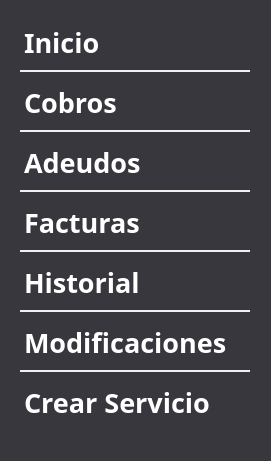
  <widget class="QFrame" name="frame">
   <property name="geometry">
    <rect>
     <x>30</x>
     <y>160</y>
     <width>271</width>
     <height>461</height>
    </rect>
   </property>
   <property name="styleSheet">
    <string notr="true">QFrame {
    background-color: #37373d;  /* Color de fondo semitransparente */
    border-radius: 30px;                         /* Bordes redondeados */
   
}</string>
   </property>
   <property name="frameShape">
    <enum>QFrame::StyledPanel</enum>
   </property>
   <property name="frameShadow">
    <enum>QFrame::Raised</enum>
   </property>
   <widget class="QTextBrowser" name="menuOption1">
    <property name="geometry">
     <rect>
      <x>20</x>
      <y>20</y>
      <width>101</width>
      <height>51</height>
     </rect>
    </property>
    <property name="palette">
     <palette>
      <active>
       <colorrole role="Button">
        <brush brushstyle="SolidPattern">
         <color alpha="255">
          <red>55</red>
          <green>55</green>
          <blue>61</blue>
         </color>
        </brush>
       </colorrole>
       <colorrole role="Text">
        <brush brushstyle="SolidPattern">
         <color alpha="255">
          <red>255</red>
          <green>255</green>
          <blue>255</blue>
         </color>
        </brush>
       </colorrole>
       <colorrole role="Base">
        <brush brushstyle="SolidPattern">
         <color alpha="255">
          <red>55</red>
          <green>55</green>
          <blue>61</blue>
         </color>
        </brush>
       </colorrole>
       <colorrole role="Window">
        <brush brushstyle="SolidPattern">
         <color alpha="255">
          <red>55</red>
          <green>55</green>
          <blue>61</blue>
         </color>
        </brush>
       </colorrole>
      </active>
      <inactive>
       <colorrole role="Button">
        <brush brushstyle="SolidPattern">
         <color alpha="255">
          <red>55</red>
          <green>55</green>
          <blue>61</blue>
         </color>
        </brush>
       </colorrole>
       <colorrole role="Text">
        <brush brushstyle="SolidPattern">
         <color alpha="255">
          <red>255</red>
          <green>255</green>
          <blue>255</blue>
         </color>
        </brush>
       </colorrole>
       <colorrole role="Base">
        <brush brushstyle="SolidPattern">
         <color alpha="255">
          <red>55</red>
          <green>55</green>
          <blue>61</blue>
         </color>
        </brush>
       </colorrole>
       <colorrole role="Window">
        <brush brushstyle="SolidPattern">
         <color alpha="255">
          <red>55</red>
          <green>55</green>
          <blue>61</blue>
         </color>
        </brush>
       </colorrole>
      </inactive>
      <disabled>
       <colorrole role="Button">
        <brush brushstyle="SolidPattern">
         <color alpha="255">
          <red>55</red>
          <green>55</green>
          <blue>61</blue>
         </color>
        </brush>
       </colorrole>
       <colorrole role="Text">
        <brush brushstyle="SolidPattern">
         <color alpha="255">
          <red>120</red>
          <green>120</green>
          <blue>120</blue>
         </color>
        </brush>
       </colorrole>
       <colorrole role="Base">
        <brush brushstyle="SolidPattern">
         <color alpha="255">
          <red>55</red>
          <green>55</green>
          <blue>61</blue>
         </color>
        </brush>
       </colorrole>
       <colorrole role="Window">
        <brush brushstyle="SolidPattern">
         <color alpha="255">
          <red>55</red>
          <green>55</green>
          <blue>61</blue>
         </color>
        </brush>
       </colorrole>
      </disabled>
     </palette>
    </property>
    <property name="font">
     <font>
      <family>Montserrat</family>
      <pointsize>10</pointsize>
      <weight>75</weight>
      <bold>true</bold>
     </font>
    </property>
    <property name="html">
     <string>&lt;!DOCTYPE HTML PUBLIC &quot;-//W3C//DTD HTML 4.0//EN&quot; &quot;http://www.w3.org/TR/REC-html40/strict.dtd&quot;&gt;
&lt;html&gt;&lt;head&gt;&lt;meta name=&quot;qrichtext&quot; content=&quot;1&quot; /&gt;&lt;style type=&quot;text/css&quot;&gt;
p, li { white-space: pre-wrap; }
&lt;/style&gt;&lt;/head&gt;&lt;body style=&quot; font-family:'Montserrat'; font-size:10pt; font-weight:600; font-style:normal;&quot;&gt;
&lt;p style=&quot; margin-top:0px; margin-bottom:0px; margin-left:0px; margin-right:0px; -qt-block-indent:0; text-indent:0px;&quot;&gt;&lt;span style=&quot; font-size:20pt;&quot;&gt;Inicio&lt;/span&gt;&lt;/p&gt;&lt;/body&gt;&lt;/html&gt;</string>
    </property>
   </widget>
   <widget class="QTextBrowser" name="menuOption2">
    <property name="geometry">
     <rect>
      <x>20</x>
      <y>80</y>
      <width>121</width>
      <height>51</height>
     </rect>
    </property>
    <property name="palette">
     <palette>
      <active>
       <colorrole role="Button">
        <brush brushstyle="SolidPattern">
         <color alpha="255">
          <red>55</red>
          <green>55</green>
          <blue>61</blue>
         </color>
        </brush>
       </colorrole>
       <colorrole role="Text">
        <brush brushstyle="SolidPattern">
         <color alpha="255">
          <red>255</red>
          <green>255</green>
          <blue>255</blue>
         </color>
        </brush>
       </colorrole>
       <colorrole role="Base">
        <brush brushstyle="SolidPattern">
         <color alpha="255">
          <red>55</red>
          <green>55</green>
          <blue>61</blue>
         </color>
        </brush>
       </colorrole>
       <colorrole role="Window">
        <brush brushstyle="SolidPattern">
         <color alpha="255">
          <red>55</red>
          <green>55</green>
          <blue>61</blue>
         </color>
        </brush>
       </colorrole>
      </active>
      <inactive>
       <colorrole role="Button">
        <brush brushstyle="SolidPattern">
         <color alpha="255">
          <red>55</red>
          <green>55</green>
          <blue>61</blue>
         </color>
        </brush>
       </colorrole>
       <colorrole role="Text">
        <brush brushstyle="SolidPattern">
         <color alpha="255">
          <red>255</red>
          <green>255</green>
          <blue>255</blue>
         </color>
        </brush>
       </colorrole>
       <colorrole role="Base">
        <brush brushstyle="SolidPattern">
         <color alpha="255">
          <red>55</red>
          <green>55</green>
          <blue>61</blue>
         </color>
        </brush>
       </colorrole>
       <colorrole role="Window">
        <brush brushstyle="SolidPattern">
         <color alpha="255">
          <red>55</red>
          <green>55</green>
          <blue>61</blue>
         </color>
        </brush>
       </colorrole>
      </inactive>
      <disabled>
       <colorrole role="Button">
        <brush brushstyle="SolidPattern">
         <color alpha="255">
          <red>55</red>
          <green>55</green>
          <blue>61</blue>
         </color>
        </brush>
       </colorrole>
       <colorrole role="Text">
        <brush brushstyle="SolidPattern">
         <color alpha="255">
          <red>120</red>
          <green>120</green>
          <blue>120</blue>
         </color>
        </brush>
       </colorrole>
       <colorrole role="Base">
        <brush brushstyle="SolidPattern">
         <color alpha="255">
          <red>55</red>
          <green>55</green>
          <blue>61</blue>
         </color>
        </brush>
       </colorrole>
       <colorrole role="Window">
        <brush brushstyle="SolidPattern">
         <color alpha="255">
          <red>55</red>
          <green>55</green>
          <blue>61</blue>
         </color>
        </brush>
       </colorrole>
      </disabled>
     </palette>
    </property>
    <property name="font">
     <font>
      <family>Montserrat</family>
      <pointsize>10</pointsize>
     </font>
    </property>
    <property name="html">
     <string>&lt;!DOCTYPE HTML PUBLIC &quot;-//W3C//DTD HTML 4.0//EN&quot; &quot;http://www.w3.org/TR/REC-html40/strict.dtd&quot;&gt;
&lt;html&gt;&lt;head&gt;&lt;meta name=&quot;qrichtext&quot; content=&quot;1&quot; /&gt;&lt;style type=&quot;text/css&quot;&gt;
p, li { white-space: pre-wrap; }
&lt;/style&gt;&lt;/head&gt;&lt;body style=&quot; font-family:'Montserrat'; font-size:10pt; font-weight:400; font-style:normal;&quot;&gt;
&lt;p style=&quot; margin-top:0px; margin-bottom:0px; margin-left:0px; margin-right:0px; -qt-block-indent:0; text-indent:0px;&quot;&gt;&lt;span style=&quot; font-size:20pt; font-weight:600;&quot;&gt;Cobros&lt;/span&gt;&lt;/p&gt;&lt;/body&gt;&lt;/html&gt;</string>
    </property>
   </widget>
   <widget class="QTextBrowser" name="menuOption3">
    <property name="geometry">
     <rect>
      <x>20</x>
      <y>140</y>
      <width>161</width>
      <height>51</height>
     </rect>
    </property>
    <property name="palette">
     <palette>
      <active>
       <colorrole role="Button">
        <brush brushstyle="SolidPattern">
         <color alpha="255">
          <red>55</red>
          <green>55</green>
          <blue>61</blue>
         </color>
        </brush>
       </colorrole>
       <colorrole role="Text">
        <brush brushstyle="SolidPattern">
         <color alpha="255">
          <red>255</red>
          <green>255</green>
          <blue>255</blue>
         </color>
        </brush>
       </colorrole>
       <colorrole role="Base">
        <brush brushstyle="SolidPattern">
         <color alpha="255">
          <red>55</red>
          <green>55</green>
          <blue>61</blue>
         </color>
        </brush>
       </colorrole>
       <colorrole role="Window">
        <brush brushstyle="SolidPattern">
         <color alpha="255">
          <red>55</red>
          <green>55</green>
          <blue>61</blue>
         </color>
        </brush>
       </colorrole>
      </active>
      <inactive>
       <colorrole role="Button">
        <brush brushstyle="SolidPattern">
         <color alpha="255">
          <red>55</red>
          <green>55</green>
          <blue>61</blue>
         </color>
        </brush>
       </colorrole>
       <colorrole role="Text">
        <brush brushstyle="SolidPattern">
         <color alpha="255">
          <red>255</red>
          <green>255</green>
          <blue>255</blue>
         </color>
        </brush>
       </colorrole>
       <colorrole role="Base">
        <brush brushstyle="SolidPattern">
         <color alpha="255">
          <red>55</red>
          <green>55</green>
          <blue>61</blue>
         </color>
        </brush>
       </colorrole>
       <colorrole role="Window">
        <brush brushstyle="SolidPattern">
         <color alpha="255">
          <red>55</red>
          <green>55</green>
          <blue>61</blue>
         </color>
        </brush>
       </colorrole>
      </inactive>
      <disabled>
       <colorrole role="Button">
        <brush brushstyle="SolidPattern">
         <color alpha="255">
          <red>55</red>
          <green>55</green>
          <blue>61</blue>
         </color>
        </brush>
       </colorrole>
       <colorrole role="Text">
        <brush brushstyle="SolidPattern">
         <color alpha="255">
          <red>120</red>
          <green>120</green>
          <blue>120</blue>
         </color>
        </brush>
       </colorrole>
       <colorrole role="Base">
        <brush brushstyle="SolidPattern">
         <color alpha="255">
          <red>55</red>
          <green>55</green>
          <blue>61</blue>
         </color>
        </brush>
       </colorrole>
       <colorrole role="Window">
        <brush brushstyle="SolidPattern">
         <color alpha="255">
          <red>55</red>
          <green>55</green>
          <blue>61</blue>
         </color>
        </brush>
       </colorrole>
      </disabled>
     </palette>
    </property>
    <property name="font">
     <font>
      <family>Montserrat</family>
      <pointsize>10</pointsize>
     </font>
    </property>
    <property name="html">
     <string>&lt;!DOCTYPE HTML PUBLIC &quot;-//W3C//DTD HTML 4.0//EN&quot; &quot;http://www.w3.org/TR/REC-html40/strict.dtd&quot;&gt;
&lt;html&gt;&lt;head&gt;&lt;meta name=&quot;qrichtext&quot; content=&quot;1&quot; /&gt;&lt;style type=&quot;text/css&quot;&gt;
p, li { white-space: pre-wrap; }
&lt;/style&gt;&lt;/head&gt;&lt;body style=&quot; font-family:'Montserrat'; font-size:10pt; font-weight:400; font-style:normal;&quot;&gt;
&lt;p style=&quot; margin-top:0px; margin-bottom:0px; margin-left:0px; margin-right:0px; -qt-block-indent:0; text-indent:0px;&quot;&gt;&lt;span style=&quot; font-size:20pt; font-weight:600;&quot;&gt;Adeudos&lt;/span&gt;&lt;/p&gt;&lt;/body&gt;&lt;/html&gt;</string>
    </property>
   </widget>
   <widget class="QTextBrowser" name="menuOption4">
    <property name="geometry">
     <rect>
      <x>20</x>
      <y>200</y>
      <width>161</width>
      <height>51</height>
     </rect>
    </property>
    <property name="palette">
     <palette>
      <active>
       <colorrole role="Button">
        <brush brushstyle="SolidPattern">
         <color alpha="255">
          <red>55</red>
          <green>55</green>
          <blue>61</blue>
         </color>
        </brush>
       </colorrole>
       <colorrole role="Text">
        <brush brushstyle="SolidPattern">
         <color alpha="255">
          <red>255</red>
          <green>255</green>
          <blue>255</blue>
         </color>
        </brush>
       </colorrole>
       <colorrole role="Base">
        <brush brushstyle="SolidPattern">
         <color alpha="255">
          <red>55</red>
          <green>55</green>
          <blue>61</blue>
         </color>
        </brush>
       </colorrole>
       <colorrole role="Window">
        <brush brushstyle="SolidPattern">
         <color alpha="255">
          <red>55</red>
          <green>55</green>
          <blue>61</blue>
         </color>
        </brush>
       </colorrole>
      </active>
      <inactive>
       <colorrole role="Button">
        <brush brushstyle="SolidPattern">
         <color alpha="255">
          <red>55</red>
          <green>55</green>
          <blue>61</blue>
         </color>
        </brush>
       </colorrole>
       <colorrole role="Text">
        <brush brushstyle="SolidPattern">
         <color alpha="255">
          <red>255</red>
          <green>255</green>
          <blue>255</blue>
         </color>
        </brush>
       </colorrole>
       <colorrole role="Base">
        <brush brushstyle="SolidPattern">
         <color alpha="255">
          <red>55</red>
          <green>55</green>
          <blue>61</blue>
         </color>
        </brush>
       </colorrole>
       <colorrole role="Window">
        <brush brushstyle="SolidPattern">
         <color alpha="255">
          <red>55</red>
          <green>55</green>
          <blue>61</blue>
         </color>
        </brush>
       </colorrole>
      </inactive>
      <disabled>
       <colorrole role="Button">
        <brush brushstyle="SolidPattern">
         <color alpha="255">
          <red>55</red>
          <green>55</green>
          <blue>61</blue>
         </color>
        </brush>
       </colorrole>
       <colorrole role="Text">
        <brush brushstyle="SolidPattern">
         <color alpha="255">
          <red>120</red>
          <green>120</green>
          <blue>120</blue>
         </color>
        </brush>
       </colorrole>
       <colorrole role="Base">
        <brush brushstyle="SolidPattern">
         <color alpha="255">
          <red>55</red>
          <green>55</green>
          <blue>61</blue>
         </color>
        </brush>
       </colorrole>
       <colorrole role="Window">
        <brush brushstyle="SolidPattern">
         <color alpha="255">
          <red>55</red>
          <green>55</green>
          <blue>61</blue>
         </color>
        </brush>
       </colorrole>
      </disabled>
     </palette>
    </property>
    <property name="font">
     <font>
      <family>Montserrat</family>
      <pointsize>10</pointsize>
     </font>
    </property>
    <property name="html">
     <string>&lt;!DOCTYPE HTML PUBLIC &quot;-//W3C//DTD HTML 4.0//EN&quot; &quot;http://www.w3.org/TR/REC-html40/strict.dtd&quot;&gt;
&lt;html&gt;&lt;head&gt;&lt;meta name=&quot;qrichtext&quot; content=&quot;1&quot; /&gt;&lt;style type=&quot;text/css&quot;&gt;
p, li { white-space: pre-wrap; }
&lt;/style&gt;&lt;/head&gt;&lt;body style=&quot; font-family:'Montserrat'; font-size:10pt; font-weight:400; font-style:normal;&quot;&gt;
&lt;p style=&quot; margin-top:0px; margin-bottom:0px; margin-left:0px; margin-right:0px; -qt-block-indent:0; text-indent:0px;&quot;&gt;&lt;span style=&quot; font-size:20pt; font-weight:600;&quot;&gt;Facturas&lt;/span&gt;&lt;/p&gt;&lt;/body&gt;&lt;/html&gt;</string>
    </property>
   </widget>
   <widget class="QTextBrowser" name="menuOption5">
    <property name="geometry">
     <rect>
      <x>20</x>
      <y>260</y>
      <width>161</width>
      <height>51</height>
     </rect>
    </property>
    <property name="palette">
     <palette>
      <active>
       <colorrole role="Button">
        <brush brushstyle="SolidPattern">
         <color alpha="255">
          <red>55</red>
          <green>55</green>
          <blue>61</blue>
         </color>
        </brush>
       </colorrole>
       <colorrole role="Text">
        <brush brushstyle="SolidPattern">
         <color alpha="255">
          <red>255</red>
          <green>255</green>
          <blue>255</blue>
         </color>
        </brush>
       </colorrole>
       <colorrole role="Base">
        <brush brushstyle="SolidPattern">
         <color alpha="255">
          <red>55</red>
          <green>55</green>
          <blue>61</blue>
         </color>
        </brush>
       </colorrole>
       <colorrole role="Window">
        <brush brushstyle="SolidPattern">
         <color alpha="255">
          <red>55</red>
          <green>55</green>
          <blue>61</blue>
         </color>
        </brush>
       </colorrole>
      </active>
      <inactive>
       <colorrole role="Button">
        <brush brushstyle="SolidPattern">
         <color alpha="255">
          <red>55</red>
          <green>55</green>
          <blue>61</blue>
         </color>
        </brush>
       </colorrole>
       <colorrole role="Text">
        <brush brushstyle="SolidPattern">
         <color alpha="255">
          <red>255</red>
          <green>255</green>
          <blue>255</blue>
         </color>
        </brush>
       </colorrole>
       <colorrole role="Base">
        <brush brushstyle="SolidPattern">
         <color alpha="255">
          <red>55</red>
          <green>55</green>
          <blue>61</blue>
         </color>
        </brush>
       </colorrole>
       <colorrole role="Window">
        <brush brushstyle="SolidPattern">
         <color alpha="255">
          <red>55</red>
          <green>55</green>
          <blue>61</blue>
         </color>
        </brush>
       </colorrole>
      </inactive>
      <disabled>
       <colorrole role="Button">
        <brush brushstyle="SolidPattern">
         <color alpha="255">
          <red>55</red>
          <green>55</green>
          <blue>61</blue>
         </color>
        </brush>
       </colorrole>
       <colorrole role="Text">
        <brush brushstyle="SolidPattern">
         <color alpha="255">
          <red>120</red>
          <green>120</green>
          <blue>120</blue>
         </color>
        </brush>
       </colorrole>
       <colorrole role="Base">
        <brush brushstyle="SolidPattern">
         <color alpha="255">
          <red>55</red>
          <green>55</green>
          <blue>61</blue>
         </color>
        </brush>
       </colorrole>
       <colorrole role="Window">
        <brush brushstyle="SolidPattern">
         <color alpha="255">
          <red>55</red>
          <green>55</green>
          <blue>61</blue>
         </color>
        </brush>
       </colorrole>
      </disabled>
     </palette>
    </property>
    <property name="font">
     <font>
      <family>Montserrat</family>
      <pointsize>10</pointsize>
     </font>
    </property>
    <property name="html">
     <string>&lt;!DOCTYPE HTML PUBLIC &quot;-//W3C//DTD HTML 4.0//EN&quot; &quot;http://www.w3.org/TR/REC-html40/strict.dtd&quot;&gt;
&lt;html&gt;&lt;head&gt;&lt;meta name=&quot;qrichtext&quot; content=&quot;1&quot; /&gt;&lt;style type=&quot;text/css&quot;&gt;
p, li { white-space: pre-wrap; }
&lt;/style&gt;&lt;/head&gt;&lt;body style=&quot; font-family:'Montserrat'; font-size:10pt; font-weight:400; font-style:normal;&quot;&gt;
&lt;p style=&quot; margin-top:0px; margin-bottom:0px; margin-left:0px; margin-right:0px; -qt-block-indent:0; text-indent:0px;&quot;&gt;&lt;span style=&quot; font-size:20pt; font-weight:600;&quot;&gt;Historial&lt;/span&gt;&lt;/p&gt;&lt;/body&gt;&lt;/html&gt;</string>
    </property>
   </widget>
   <widget class="QTextBrowser" name="menuOption6">
    <property name="geometry">
     <rect>
      <x>20</x>
      <y>320</y>
      <width>231</width>
      <height>51</height>
     </rect>
    </property>
    <property name="palette">
     <palette>
      <active>
       <colorrole role="Button">
        <brush brushstyle="SolidPattern">
         <color alpha="255">
          <red>55</red>
          <green>55</green>
          <blue>61</blue>
         </color>
        </brush>
       </colorrole>
       <colorrole role="Text">
        <brush brushstyle="SolidPattern">
         <color alpha="255">
          <red>255</red>
          <green>255</green>
          <blue>255</blue>
         </color>
        </brush>
       </colorrole>
       <colorrole role="Base">
        <brush brushstyle="SolidPattern">
         <color alpha="255">
          <red>55</red>
          <green>55</green>
          <blue>61</blue>
         </color>
        </brush>
       </colorrole>
       <colorrole role="Window">
        <brush brushstyle="SolidPattern">
         <color alpha="255">
          <red>55</red>
          <green>55</green>
          <blue>61</blue>
         </color>
        </brush>
       </colorrole>
      </active>
      <inactive>
       <colorrole role="Button">
        <brush brushstyle="SolidPattern">
         <color alpha="255">
          <red>55</red>
          <green>55</green>
          <blue>61</blue>
         </color>
        </brush>
       </colorrole>
       <colorrole role="Text">
        <brush brushstyle="SolidPattern">
         <color alpha="255">
          <red>255</red>
          <green>255</green>
          <blue>255</blue>
         </color>
        </brush>
       </colorrole>
       <colorrole role="Base">
        <brush brushstyle="SolidPattern">
         <color alpha="255">
          <red>55</red>
          <green>55</green>
          <blue>61</blue>
         </color>
        </brush>
       </colorrole>
       <colorrole role="Window">
        <brush brushstyle="SolidPattern">
         <color alpha="255">
          <red>55</red>
          <green>55</green>
          <blue>61</blue>
         </color>
        </brush>
       </colorrole>
      </inactive>
      <disabled>
       <colorrole role="Button">
        <brush brushstyle="SolidPattern">
         <color alpha="255">
          <red>55</red>
          <green>55</green>
          <blue>61</blue>
         </color>
        </brush>
       </colorrole>
       <colorrole role="Text">
        <brush brushstyle="SolidPattern">
         <color alpha="255">
          <red>120</red>
          <green>120</green>
          <blue>120</blue>
         </color>
        </brush>
       </colorrole>
       <colorrole role="Base">
        <brush brushstyle="SolidPattern">
         <color alpha="255">
          <red>55</red>
          <green>55</green>
          <blue>61</blue>
         </color>
        </brush>
       </colorrole>
       <colorrole role="Window">
        <brush brushstyle="SolidPattern">
         <color alpha="255">
          <red>55</red>
          <green>55</green>
          <blue>61</blue>
         </color>
        </brush>
       </colorrole>
      </disabled>
     </palette>
    </property>
    <property name="font">
     <font>
      <family>Montserrat</family>
      <pointsize>10</pointsize>
     </font>
    </property>
    <property name="html">
     <string>&lt;!DOCTYPE HTML PUBLIC &quot;-//W3C//DTD HTML 4.0//EN&quot; &quot;http://www.w3.org/TR/REC-html40/strict.dtd&quot;&gt;
&lt;html&gt;&lt;head&gt;&lt;meta name=&quot;qrichtext&quot; content=&quot;1&quot; /&gt;&lt;style type=&quot;text/css&quot;&gt;
p, li { white-space: pre-wrap; }
&lt;/style&gt;&lt;/head&gt;&lt;body style=&quot; font-family:'Montserrat'; font-size:10pt; font-weight:400; font-style:normal;&quot;&gt;
&lt;p style=&quot; margin-top:0px; margin-bottom:0px; margin-left:0px; margin-right:0px; -qt-block-indent:0; text-indent:0px;&quot;&gt;&lt;span style=&quot; font-size:20pt; font-weight:600;&quot;&gt;Modificaciones&lt;/span&gt;&lt;/p&gt;&lt;/body&gt;&lt;/html&gt;</string>
    </property>
   </widget>
   <widget class="QTextBrowser" name="menuOption7">
    <property name="geometry">
     <rect>
      <x>20</x>
      <y>380</y>
      <width>231</width>
      <height>51</height>
     </rect>
    </property>
    <property name="palette">
     <palette>
      <active>
       <colorrole role="Button">
        <brush brushstyle="SolidPattern">
         <color alpha="255">
          <red>55</red>
          <green>55</green>
          <blue>61</blue>
         </color>
        </brush>
       </colorrole>
       <colorrole role="Text">
        <brush brushstyle="SolidPattern">
         <color alpha="255">
          <red>255</red>
          <green>255</green>
          <blue>255</blue>
         </color>
        </brush>
       </colorrole>
       <colorrole role="Base">
        <brush brushstyle="SolidPattern">
         <color alpha="255">
          <red>55</red>
          <green>55</green>
          <blue>61</blue>
         </color>
        </brush>
       </colorrole>
       <colorrole role="Window">
        <brush brushstyle="SolidPattern">
         <color alpha="255">
          <red>55</red>
          <green>55</green>
          <blue>61</blue>
         </color>
        </brush>
       </colorrole>
      </active>
      <inactive>
       <colorrole role="Button">
        <brush brushstyle="SolidPattern">
         <color alpha="255">
          <red>55</red>
          <green>55</green>
          <blue>61</blue>
         </color>
        </brush>
       </colorrole>
       <colorrole role="Text">
        <brush brushstyle="SolidPattern">
         <color alpha="255">
          <red>255</red>
          <green>255</green>
          <blue>255</blue>
         </color>
        </brush>
       </colorrole>
       <colorrole role="Base">
        <brush brushstyle="SolidPattern">
         <color alpha="255">
          <red>55</red>
          <green>55</green>
          <blue>61</blue>
         </color>
        </brush>
       </colorrole>
       <colorrole role="Window">
        <brush brushstyle="SolidPattern">
         <color alpha="255">
          <red>55</red>
          <green>55</green>
          <blue>61</blue>
         </color>
        </brush>
       </colorrole>
      </inactive>
      <disabled>
       <colorrole role="Button">
        <brush brushstyle="SolidPattern">
         <color alpha="255">
          <red>55</red>
          <green>55</green>
          <blue>61</blue>
         </color>
        </brush>
       </colorrole>
       <colorrole role="Text">
        <brush brushstyle="SolidPattern">
         <color alpha="255">
          <red>120</red>
          <green>120</green>
          <blue>120</blue>
         </color>
        </brush>
       </colorrole>
       <colorrole role="Base">
        <brush brushstyle="SolidPattern">
         <color alpha="255">
          <red>55</red>
          <green>55</green>
          <blue>61</blue>
         </color>
        </brush>
       </colorrole>
       <colorrole role="Window">
        <brush brushstyle="SolidPattern">
         <color alpha="255">
          <red>55</red>
          <green>55</green>
          <blue>61</blue>
         </color>
        </brush>
       </colorrole>
      </disabled>
     </palette>
    </property>
    <property name="font">
     <font>
      <family>Montserrat</family>
      <pointsize>10</pointsize>
     </font>
    </property>
    <property name="html">
     <string>&lt;!DOCTYPE HTML PUBLIC &quot;-//W3C//DTD HTML 4.0//EN&quot; &quot;http://www.w3.org/TR/REC-html40/strict.dtd&quot;&gt;
&lt;html&gt;&lt;head&gt;&lt;meta name=&quot;qrichtext&quot; content=&quot;1&quot; /&gt;&lt;style type=&quot;text/css&quot;&gt;
p, li { white-space: pre-wrap; }
&lt;/style&gt;&lt;/head&gt;&lt;body style=&quot; font-family:'Montserrat'; font-size:10pt; font-weight:400; font-style:normal;&quot;&gt;
&lt;p style=&quot; margin-top:0px; margin-bottom:0px; margin-left:0px; margin-right:0px; -qt-block-indent:0; text-indent:0px;&quot;&gt;&lt;span style=&quot; font-size:20pt; font-weight:600;&quot;&gt;Crear Servicio&lt;/span&gt;&lt;/p&gt;&lt;/body&gt;&lt;/html&gt;</string>
    </property>
   </widget>
   <widget class="QFrame" name="frame_2">
    <property name="geometry">
     <rect>
      <x>20</x>
      <y>70</y>
      <width>230</width>
      <height>2</height>
     </rect>
    </property>
    <property name="styleSheet">
     <string notr="true">QFrame {
    border: none;       /* Color y grosor del borde */
    border-radius: 55px;          /* Radio de las esquinas */
    background-color: #f0f0f0;    /* Color de fondo */
    margin: 0px;                  /* Margen externo a 0 */
    padding: 0px;                 /* Espaciado interno a 0 */
}

</string>
    </property>
    <property name="frameShape">
     <enum>QFrame::StyledPanel</enum>
    </property>
    <property name="frameShadow">
     <enum>QFrame::Raised</enum>
    </property>
   </widget>
   <widget class="QFrame" name="frame_3">
    <property name="geometry">
     <rect>
      <x>20</x>
      <y>130</y>
      <width>230</width>
      <height>2</height>
     </rect>
    </property>
    <property name="styleSheet">
     <string notr="true">QFrame {
    border: none;       /* Color y grosor del borde */
    border-radius: 55px;          /* Radio de las esquinas */
    background-color: #f0f0f0;    /* Color de fondo */
    margin: 0px;                  /* Margen externo a 0 */
    padding: 0px;                 /* Espaciado interno a 0 */
}

</string>
    </property>
    <property name="frameShape">
     <enum>QFrame::StyledPanel</enum>
    </property>
    <property name="frameShadow">
     <enum>QFrame::Raised</enum>
    </property>
   </widget>
   <widget class="QFrame" name="frame_4">
    <property name="geometry">
     <rect>
      <x>20</x>
      <y>190</y>
      <width>230</width>
      <height>2</height>
     </rect>
    </property>
    <property name="styleSheet">
     <string notr="true">QFrame {
    border: none;       /* Color y grosor del borde */
    border-radius: 55px;          /* Radio de las esquinas */
    background-color: #f0f0f0;    /* Color de fondo */
    margin: 0px;                  /* Margen externo a 0 */
    padding: 0px;                 /* Espaciado interno a 0 */
}

</string>
    </property>
    <property name="frameShape">
     <enum>QFrame::StyledPanel</enum>
    </property>
    <property name="frameShadow">
     <enum>QFrame::Raised</enum>
    </property>
   </widget>
   <widget class="QFrame" name="frame_5">
    <property name="geometry">
     <rect>
      <x>20</x>
      <y>250</y>
      <width>230</width>
      <height>2</height>
     </rect>
    </property>
    <property name="styleSheet">
     <string notr="true">QFrame {
    border: none;       /* Color y grosor del borde */
    border-radius: 55px;          /* Radio de las esquinas */
    background-color: #f0f0f0;    /* Color de fondo */
    margin: 0px;                  /* Margen externo a 0 */
    padding: 0px;                 /* Espaciado interno a 0 */
}

</string>
    </property>
    <property name="frameShape">
     <enum>QFrame::StyledPanel</enum>
    </property>
    <property name="frameShadow">
     <enum>QFrame::Raised</enum>
    </property>
   </widget>
   <widget class="QFrame" name="frame_6">
    <property name="geometry">
     <rect>
      <x>20</x>
      <y>310</y>
      <width>230</width>
      <height>2</height>
     </rect>
    </property>
    <property name="styleSheet">
     <string notr="true">QFrame {
    border: none;       /* Color y grosor del borde */
    border-radius: 55px;          /* Radio de las esquinas */
    background-color: #f0f0f0;    /* Color de fondo */
    margin: 0px;                  /* Margen externo a 0 */
    padding: 0px;                 /* Espaciado interno a 0 */
}

</string>
    </property>
    <property name="frameShape">
     <enum>QFrame::StyledPanel</enum>
    </property>
    <property name="frameShadow">
     <enum>QFrame::Raised</enum>
    </property>
   </widget>
   <widget class="QFrame" name="frame_7">
    <property name="geometry">
     <rect>
      <x>20</x>
      <y>370</y>
      <width>230</width>
      <height>2</height>
     </rect>
    </property>
    <property name="styleSheet">
     <string notr="true">QFrame {
    border: none;       /* Color y grosor del borde */
    border-radius: 55px;          /* Radio de las esquinas */
    background-color: #f0f0f0;    /* Color de fondo */
    margin: 0px;                  /* Margen externo a 0 */
    padding: 0px;                 /* Espaciado interno a 0 */
}

</string>
    </property>
    <property name="frameShape">
     <enum>QFrame::StyledPanel</enum>
    </property>
    <property name="frameShadow">
     <enum>QFrame::Raised</enum>
    </property>
   </widget>
  </widget>
